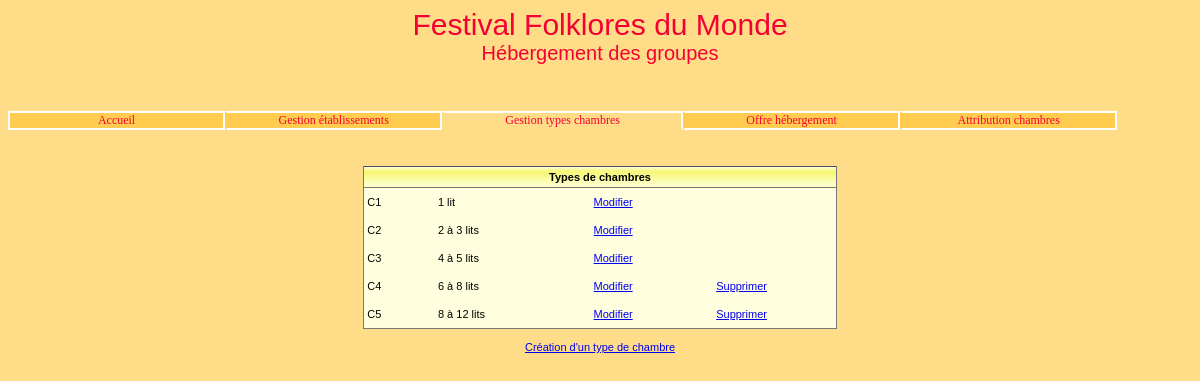
Screenshot of /cGestionTypesChambres.php with the database file from the repository.
### tables this page shows
create table TypeChambre
(id char(2) not null, 
libelle varchar(15) not null, 
constraint pk_TypeChambre primary key(id));

### gestionDonnees/_gestionBaseFonctionsCommunes.inc.php (called while the page is built, shortened)
<?php
function obtenirTypesChambres($connexion) {
    $req = "SELECT * FROM TypeChambre";
    $stmt = $connexion->prepare($req);
    $stmt->execute();
    return $stmt;
}
function existeAttributionsTypeChambre($connexion, $id) {
    $req = "SELECT COUNT(*) FROM Attribution WHERE idTypeChambre=?";
    $stmt = $connexion->prepare($req);
    $stmt->execute(array($id));
    return $stmt->fetchColumn();
}

### vues/GestionTypesChambres/vObtenirTypesChambres.php (the view)
<?php
include("_debut.inc.php");
echo "
<br>
<table width='40%' cellspacing='0' cellpadding='0' class='tabNonQuadrille'>
   <tr class='enTeteTabNonQuad'>
      <td colspan='4'><strong>Types de chambres</strong></td>
   </tr>";
$rsTypeChambre = obtenirTypesChambres($connexion);
while ($lgTypeChambre = $rsTypeChambre->fetch(PDO::FETCH_ASSOC)) {
    $id = $lgTypeChambre['id'];
    $libelle = $lgTypeChambre['libelle'];
    echo "
      <tr class='ligneTabNonQuad'>
         <td width='15%'>$id</td>
         <td width='33%'>$libelle</td>
         <td width='26%' align='center'>
         <a href='cGestionTypesChambres.php?action=demanderModifierTypeChambre&id=$id'>
         Modifier</a></td>";
    if (!existeAttributionsTypeChambre($connexion, $id)) {
        echo "
            <td width='26%' align='center'>
            <a href='cGestionTypesChambres.php?action=demanderSupprimerTypeChambre&id=$id'>
            Supprimer</a></td>";
    } else {
        echo "<td width='26%'>&nbsp; </td>";
    }
    echo "
    </tr>";
}
echo "
</table><br>
<a href='cGestionTypesChambres.php?action=demanderCreerTypeChambre'>
Création d'un type de chambre</a>";
include("_fin.inc.php");

### css/cssGeneral.css (style rules this page uses)
.basePage { background-color:#FFDD88; color:black; font:11px Arial, Helvetica, sans-serif; }
td,tr,div,p { font:11px Arial, Helvetica, sans-serif; }
table.tabNonQuadrille { background-color:#FFFFC0; color:black; border-bottom:1px solid #777777; border-right:1px solid #777777; border-left:1px solid #777777; border-top:1px #777777; }
tr.enTeteTabNonQuad td { background-image:url('../images/xpBarre.jpg'); background-color:#FFFFC0; color:black; height:21px; text-align:center; border-bottom:1px solid #777777; }
tr.ligneTabNonQuad td { background-color:#FFFFE0; color:black; text-align:left; height:28px; padding-left:3px; }

### rows the page displays
typechambre: id "C1", libelle "1 lit"
typechambre: id "C2", libelle "2 à 3 lits"
typechambre: id "C3", libelle "4 à 5 lits"
typechambre: id "C4", libelle "6 à 8 lits"
typechambre: id "C5", libelle "8 à 12 lits"

### other values shown
$nom "Accueil"
$nom "Gestion établissements Offre hébergement Attribution chambres"
$nom "Gestion types chambres"
